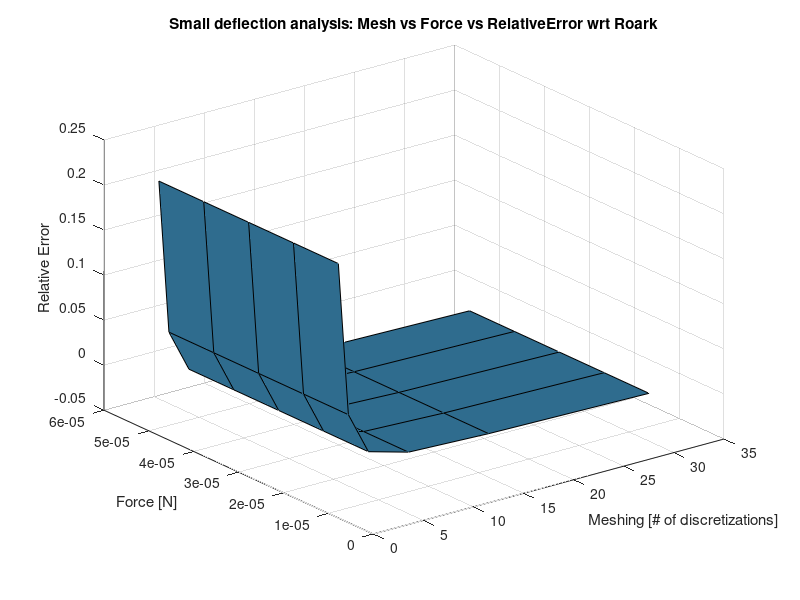
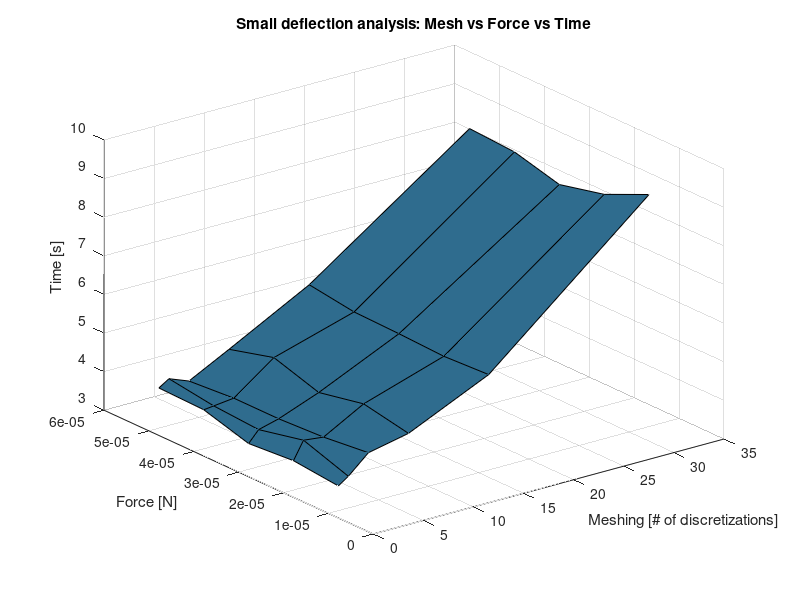
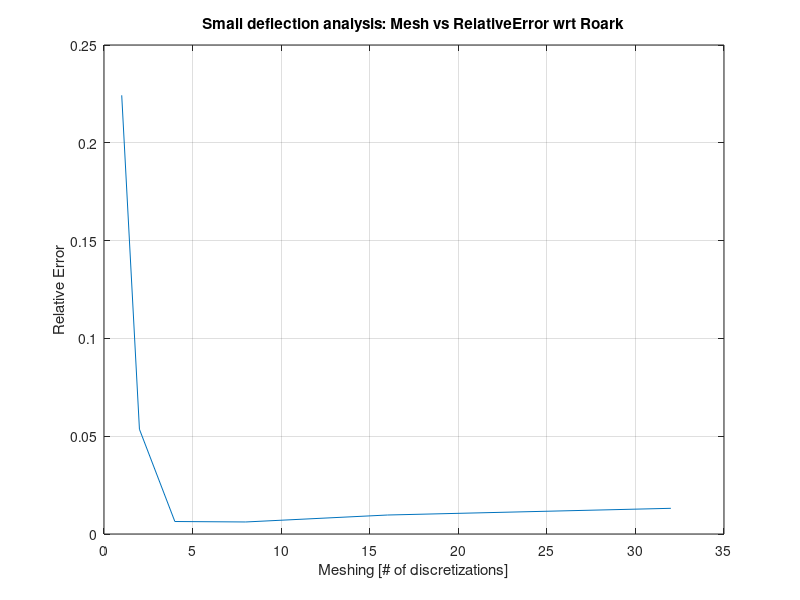

Write MATLAB code to recreate these figures, in order.
L=100e-6;w=2e-6;h=2e-6;E=160e9;I=w^3*h/12;
L3EI3=L^3/E/I/3;L2EI2=L^2/E/I/2;

j=0;i=0;i=i+1;

j=j+1;T(i,j)=03.64;   meshing(i,j)=100e-6;  Fy(i,j)=10e-6;   Displacement_yt(i,j)=12.1205e-6;   Displacement_yb(i,j)=12.1203e-6;   Displacement_xt(i,j)=-0.235603e-6;   Displacement_xb(i,j)=4.94275e-6;   D_y(i,j)=Fy(i,j)*L3EI3; phi(i,j)=Fy(i,j)*L2EI2;   Y_relative_error(i,j) = ((D_y(i,j) - Displacement_yt(i,j))/D_y(i,j));
%j=j+1;T(i,j)=03.64;   meshing(i,j)=100e-6;  Fy(i,j)=10e-6;   Displacement_yt(i,j)=12.1205e-6;   Displacement_yb(i,j)=12.1203e-6;   Displacement_xt(i,j)=-0.235603e-6;   Displacement_xb(i,j)=4.94275e-6;   D_y(i,j)=Fy(i,j)*L3EI3; phi(i,j)=Fy(i,j)*L2EI2;   Y_relative_error(i,j) = ((D_y(i,j) - Displacement_yt(i,j))/D_y(i,j));

j=j+1;T(i,j)=03.76;   meshing(i,j)=100e-6;  Fy(i,j)=20e-6;   Displacement_yt(i,j)=24.2411e-6;   Displacement_yb(i,j)=24.2406e-6;   Displacement_xt(i,j)=-0.471205e-6;   Displacement_xb(i,j)=9.88549e-6;   D_y(i,j)=Fy(i,j)*L3EI3; phi(i,j)=Fy(i,j)*L2EI2;   Y_relative_error(i,j) = ((D_y(i,j) - Displacement_yt(i,j))/D_y(i,j));
j=j+1;T(i,j)=03.67;   meshing(i,j)=100e-6;  Fy(i,j)=30e-6;   Displacement_yt(i,j)=36.3616e-6;   Displacement_yb(i,j)=36.3609e-6;   Displacement_xt(i,j)=-0.706808e-6;   Displacement_xb(i,j)=14.8282e-6;   D_y(i,j)=Fy(i,j)*L3EI3; phi(i,j)=Fy(i,j)*L2EI2;   Y_relative_error(i,j) = ((D_y(i,j) - Displacement_yt(i,j))/D_y(i,j));
j=j+1;T(i,j)=04.01;   meshing(i,j)=100e-6;  Fy(i,j)=40e-6;   Displacement_yt(i,j)=48.4821e-6;   Displacement_yb(i,j)=48.4812e-6;   Displacement_xt(i,j)=-0.942411e-6;   Displacement_xb(i,j)=19.771e-6;    D_y(i,j)=Fy(i,j)*L3EI3; phi(i,j)=Fy(i,j)*L2EI2;   Y_relative_error(i,j) = ((D_y(i,j) - Displacement_yt(i,j))/D_y(i,j));
j=j+1;T(i,j)=04.04;   meshing(i,j)=100e-6;  Fy(i,j)=50e-6;   Displacement_yt(i,j)=60.6026e-6;   Displacement_yb(i,j)=60.6015e-6;   Displacement_xt(i,j)=-1.17801e-6;    Displacement_xb(i,j)=24.7137e-6;   D_y(i,j)=Fy(i,j)*L3EI3; phi(i,j)=Fy(i,j)*L2EI2;   Y_relative_error(i,j) = ((D_y(i,j) - Displacement_yt(i,j))/D_y(i,j));
j=0;i=i+1;
j=j+1;T(i,j)=03.82;   meshing(i,j)=50e-6;   Fy(i,j)=10e-6;   Displacement_yt(i,j)=22.185e-6;    Displacement_yb(i,j)=22.1847e-6;   Displacement_xt(i,j)=-0.353291e-6;   Displacement_xb(i,j)=7.41511e-6;   D_y(i,j)=Fy(i,j)*L3EI3; phi(i,j)=Fy(i,j)*L2EI2;   Y_relative_error(i,j) = ((D_y(i,j) - Displacement_yt(i,j))/D_y(i,j));
j=j+1;T(i,j)=04.22;   meshing(i,j)=50e-6;   Fy(i,j)=20e-6;   Displacement_yt(i,j)=29.5762e-6;   Displacement_yb(i,j)=29.5759e-6;   Displacement_xt(i,j)=-0.471005e-6;   Displacement_xb(i,j)=9.88685e-6;   D_y(i,j)=Fy(i,j)*L3EI3; phi(i,j)=Fy(i,j)*L2EI2;   Y_relative_error(i,j) = ((D_y(i,j) - Displacement_yt(i,j))/D_y(i,j));
Y_relative_error(i,j-1)=Y_relative_error(i,j);
j=j+1;T(i,j)=03.96;   meshing(i,j)=50e-6;   Fy(i,j)=30e-6;   Displacement_yt(i,j)=44.3643e-6;   Displacement_yb(i,j)=44.3639e-6;   Displacement_xt(i,j)=-0.706508e-6;   Displacement_xb(i,j)=14.8303e-6;   D_y(i,j)=Fy(i,j)*L3EI3; phi(i,j)=Fy(i,j)*L2EI2;   Y_relative_error(i,j) = ((D_y(i,j) - Displacement_yt(i,j))/D_y(i,j));
j=j+1;T(i,j)=04.04;   meshing(i,j)=50e-6;   Fy(i,j)=40e-6;   Displacement_yt(i,j)=59.1524e-6;   Displacement_yb(i,j)=59.1518e-6;   Displacement_xt(i,j)=-0.942011e-6;   Displacement_xb(i,j)=19.7737e-6;   D_y(i,j)=Fy(i,j)*L3EI3; phi(i,j)=Fy(i,j)*L2EI2;   Y_relative_error(i,j) = ((D_y(i,j) - Displacement_yt(i,j))/D_y(i,j));
j=j+1;T(i,j)=04.21;   meshing(i,j)=50e-6;   Fy(i,j)=50e-6;   Displacement_yt(i,j)=73.9405e-6;   Displacement_yb(i,j)=73.9398e-6;   Displacement_xt(i,j)=-1.17751e-6;    Displacement_xb(i,j)=24.7171e-6;   D_y(i,j)=Fy(i,j)*L3EI3; phi(i,j)=Fy(i,j)*L2EI2;   Y_relative_error(i,j) = ((D_y(i,j) - Displacement_yt(i,j))/D_y(i,j));
j=0;i=i+1;
j=j+1;T(i,j)=04.29;   meshing(i,j)=25e-6;   Fy(i,j)=10e-6;   Displacement_yt(i,j)=15.5252e-6;    Displacement_yb(i,j)=15.5251e-6;   Displacement_xt(i,j)=-0.235585e-6;  Displacement_xb(i,j)=4.94558e-6;   D_y(i,j)=Fy(i,j)*L3EI3; phi(i,j)=Fy(i,j)*L2EI2;   Y_relative_error(i,j) = ((D_y(i,j) - Displacement_yt(i,j))/D_y(i,j));
j=j+1;T(i,j)=04.16;   meshing(i,j)=25e-6;   Fy(i,j)=20e-6;   Displacement_yt(i,j)=31.0505e-6;    Displacement_yb(i,j)=31.0501e-6;   Displacement_xt(i,j)=-0.47117e-6;   Displacement_xb(i,j)=9.89116e-6;   D_y(i,j)=Fy(i,j)*L3EI3; phi(i,j)=Fy(i,j)*L2EI2;   Y_relative_error(i,j) = ((D_y(i,j) - Displacement_yt(i,j))/D_y(i,j));
j=j+1;T(i,j)=04.10;   meshing(i,j)=25e-6;   Fy(i,j)=30e-6;   Displacement_yt(i,j)=46.5757e-6;    Displacement_yb(i,j)=46.5752e-6;   Displacement_xt(i,j)=-0.706755e-6;  Displacement_xb(i,j)=14.8367e-6;   D_y(i,j)=Fy(i,j)*L3EI3; phi(i,j)=Fy(i,j)*L2EI2;   Y_relative_error(i,j) = ((D_y(i,j) - Displacement_yt(i,j))/D_y(i,j));
j=j+1;T(i,j)=04.10;   meshing(i,j)=25e-6;   Fy(i,j)=40e-6;   Displacement_xt(i,j)=-0.94234e-6;   Displacement_xb(i,j)=19.7823e-6;   Displacement_yt(i,j)=62.101e-6;     Displacement_yb(i,j)=62.1003e-6;   D_y(i,j)=Fy(i,j)*L3EI3; phi(i,j)=Fy(i,j)*L2EI2;   Y_relative_error(i,j) = ((D_y(i,j) - Displacement_yt(i,j))/D_y(i,j));
j=j+1;T(i,j)=04.01;   meshing(i,j)=25e-6;   Fy(i,j)=50e-6;   Displacement_xt(i,j)=-1.17793e-6;   Displacement_xb(i,j)=24.7279e-6;   Displacement_yt(i,j)=77.6262e-6;    Displacement_yb(i,j)=77.6254e-6;   D_y(i,j)=Fy(i,j)*L3EI3; phi(i,j)=Fy(i,j)*L2EI2;   Y_relative_error(i,j) = ((D_y(i,j) - Displacement_yt(i,j))/D_y(i,j));
j=0;i=i+1;
j=j+1;T(i,j)=04.51;   meshing(i,j)=12.5e-6;   Fy(i,j)=10e-6;   Displacement_xt(i,j)=-0.235741e-6;   Displacement_xb(i,j)=4.94921e-6;   Displacement_yt(i,j)=15.7212e-6;   Displacement_yb(i,j)=15.721e-6;   D_y(i,j)=Fy(i,j)*L3EI3; phi(i,j)=Fy(i,j)*L2EI2;   Y_relative_error(i,j) = ((D_y(i,j) - Displacement_yt(i,j))/D_y(i,j));
j=j+1;T(i,j)=04.74;   meshing(i,j)=12.5e-6;   Fy(i,j)=20e-6;   Displacement_xt(i,j)=-0.471482e-6;   Displacement_xb(i,j)=9.89842e-6;   Displacement_yt(i,j)=31.4423e-6;   Displacement_yb(i,j)=31.442e-6;   D_y(i,j)=Fy(i,j)*L3EI3; phi(i,j)=Fy(i,j)*L2EI2;   Y_relative_error(i,j) = ((D_y(i,j) - Displacement_yt(i,j))/D_y(i,j));
j=j+1;T(i,j)=04.50;   meshing(i,j)=12.5e-6;   Fy(i,j)=30e-6;   Displacement_xt(i,j)=-0.707224e-6;   Displacement_xb(i,j)=14.8476e-6;   Displacement_yt(i,j)=47.1635e-6;   Displacement_yb(i,j)=47.163e-6;   D_y(i,j)=Fy(i,j)*L3EI3; phi(i,j)=Fy(i,j)*L2EI2;   Y_relative_error(i,j) = ((D_y(i,j) - Displacement_yt(i,j))/D_y(i,j));
j=j+1;T(i,j)=04.87;   meshing(i,j)=12.5e-6;   Fy(i,j)=40e-6;   Displacement_xt(i,j)=-0.942965e-6;   Displacement_xb(i,j)=19.7968e-6;   Displacement_yt(i,j)=62.8847e-6;   Displacement_yb(i,j)=62.884e-6;   D_y(i,j)=Fy(i,j)*L3EI3; phi(i,j)=Fy(i,j)*L2EI2;   Y_relative_error(i,j) = ((D_y(i,j) - Displacement_yt(i,j))/D_y(i,j));
j=j+1;T(i,j)=04.55;   meshing(i,j)=12.5e-6;   Fy(i,j)=50e-6;   Displacement_xt(i,j)=-1.17871e-6;    Displacement_xb(i,j)=24.7461e-6;   Displacement_yt(i,j)=78.6058e-6;   Displacement_yb(i,j)=78.605e-6;   D_y(i,j)=Fy(i,j)*L3EI3; phi(i,j)=Fy(i,j)*L2EI2;   Y_relative_error(i,j) = ((D_y(i,j) - Displacement_yt(i,j))/D_y(i,j));
j=0;i=i+1;
j=j+1;T(i,j)=05.47;   meshing(i,j)=6.25e-6;   Fy(i,j)=10e-6;   Displacement_xt(i,j)=-0.235915e-6;   Displacement_xb(i,j)=4.95307e-6;   Displacement_yt(i,j)=15.7767e-6;   Displacement_yb(i,j)=15.7765e-6;   D_y(i,j)=Fy(i,j)*L3EI3; phi(i,j)=Fy(i,j)*L2EI2;   Y_relative_error(i,j) = ((D_y(i,j) - Displacement_yt(i,j))/D_y(i,j));
j=j+1;T(i,j)=05.41;   meshing(i,j)=6.25e-6;   Fy(i,j)=20e-6;   Displacement_xt(i,j)=-0.471829e-6;   Displacement_xb(i,j)=9.90614e-6;   Displacement_yt(i,j)=31.5534e-6;   Displacement_yb(i,j)=31.553e-6;   D_y(i,j)=Fy(i,j)*L3EI3; phi(i,j)=Fy(i,j)*L2EI2;   Y_relative_error(i,j) = ((D_y(i,j) - Displacement_yt(i,j))/D_y(i,j));
j=j+1;T(i,j)=05.46;   meshing(i,j)=6.25e-6;   Fy(i,j)=30e-6;   Displacement_xt(i,j)=-0.707744e-6;   Displacement_xb(i,j)=14.8592e-6;   Displacement_yt(i,j)=47.3301e-6;   Displacement_yb(i,j)=47.3295e-6;   D_y(i,j)=Fy(i,j)*L3EI3; phi(i,j)=Fy(i,j)*L2EI2;   Y_relative_error(i,j) = ((D_y(i,j) - Displacement_yt(i,j))/D_y(i,j));
j=j+1;T(i,j)=05.49;   meshing(i,j)=6.25e-6;   Fy(i,j)=40e-6;   Displacement_xt(i,j)=-0.943659e-6;   Displacement_xb(i,j)=19.8123e-6;   Displacement_yt(i,j)=63.1068e-6;   Displacement_yb(i,j)=63.1061e-6;   D_y(i,j)=Fy(i,j)*L3EI3; phi(i,j)=Fy(i,j)*L2EI2;   Y_relative_error(i,j) = ((D_y(i,j) - Displacement_yt(i,j))/D_y(i,j));
j=j+1;T(i,j)=05.66;   meshing(i,j)=6.25e-6;   Fy(i,j)=50e-6;   Displacement_xt(i,j)=-1.17957e-6;    Displacement_xb(i,j)=24.7653e-6;   Displacement_yt(i,j)=78.8834e-6;   Displacement_yb(i,j)=78.8826e-6;   D_y(i,j)=Fy(i,j)*L3EI3; phi(i,j)=Fy(i,j)*L2EI2;   Y_relative_error(i,j) = ((D_y(i,j) - Displacement_yt(i,j))/D_y(i,j));
j=0;i=i+1;
j=j+1;T(i,j)=09.01;   meshing(i,j)=3.125e-6;   Fy(i,j)=10e-6;   Displacement_xt(i,j)=-0.236397e-6;   Displacement_xb(i,j)=4.9633e-6;    Displacement_yt(i,j)=15.8302e-6;   Displacement_yb(i,j)=15.83e-6;   D_y(i,j)=Fy(i,j)*L3EI3; phi(i,j)=Fy(i,j)*L2EI2;   Y_relative_error(i,j) = ((D_y(i,j) - Displacement_yt(i,j))/D_y(i,j));
j=j+1;T(i,j)=08.48;   meshing(i,j)=3.125e-6;   Fy(i,j)=20e-6;   Displacement_xt(i,j)=-0.472793e-6;   Displacement_xb(i,j)=9.9266e-6;    Displacement_yt(i,j)=31.6604e-6;   Displacement_yb(i,j)=31.66e-6;   D_y(i,j)=Fy(i,j)*L3EI3; phi(i,j)=Fy(i,j)*L2EI2;   Y_relative_error(i,j) = ((D_y(i,j) - Displacement_yt(i,j))/D_y(i,j));
j=j+1;T(i,j)=08.20;   meshing(i,j)=3.125e-6;   Fy(i,j)=30e-6;   Displacement_xt(i,j)=-0.70919e-6;    Displacement_xb(i,j)=14.8899e-6;   Displacement_yt(i,j)=47.4906e-6;   Displacement_yb(i,j)=47.4901e-6;   D_y(i,j)=Fy(i,j)*L3EI3; phi(i,j)=Fy(i,j)*L2EI2;   Y_relative_error(i,j) = ((D_y(i,j) - Displacement_yt(i,j))/D_y(i,j));
j=j+1;T(i,j)=08.51;   meshing(i,j)=3.125e-6;   Fy(i,j)=40e-6;   Displacement_xt(i,j)=-0.945587e-6;   Displacement_xb(i,j)=19.8532e-6;   Displacement_yt(i,j)=63.3208e-6;   Displacement_yb(i,j)=63.3201e-6;   D_y(i,j)=Fy(i,j)*L3EI3; phi(i,j)=Fy(i,j)*L2EI2;   Y_relative_error(i,j) = ((D_y(i,j) - Displacement_yt(i,j))/D_y(i,j));
j=j+1;T(i,j)=08.58;   meshing(i,j)=3.125e-6;   Fy(i,j)=50e-6;   Displacement_xt(i,j)=-1.18198e-6;    Displacement_xb(i,j)==24.8165e-6;  Displacement_yt(i,j)=79.151e-6;    Displacement_yb(i,j)=79.1501e-6;   D_y(i,j)=Fy(i,j)*L3EI3; phi(i,j)=Fy(i,j)*L2EI2;   Y_relative_error(i,j) = ((D_y(i,j) - Displacement_yt(i,j))/D_y(i,j));


%meshing refinement vs relative error
figure(1);clf;
%plot3(L./meshing,Fy,abs(Y_relative_error));
surfl((L./meshing),Fy,(Y_relative_error));
xlabel('Meshing [# of discretizations]');
ylabel('Force [N]');
zlabel('Relative Error');
title('Small deflection analysis: Mesh vs Force vs RelativeError wrt Roark');
grid on;
rotate3d;

figure(2);
%plot3(L./meshing,Fy,abs(Y_relative_error));
surfl((L./meshing),Fy,T);
xlabel('Meshing [# of discretizations]');
ylabel('Force [N]');
zlabel('Time [s]');
title('Small deflection analysis: Mesh vs Force vs Time');
grid on;
rotate3d;

%meshing refinement vs relative error
figure(3);clf;
j=5;
plot(L./meshing(:,j),abs(Y_relative_error(:,j)));
xlabel('Meshing [# of discretizations]');
ylabel('Relative Error');
title('Small deflection analysis: Mesh vs RelativeError wrt Roark');
grid on;
rotate3d;
